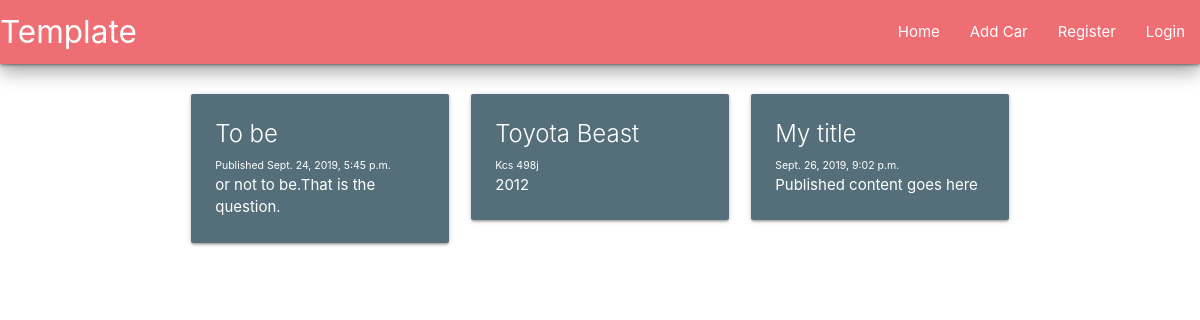
The page / on the database its author committed.
### main/models.py (models this page shows)
class Tutorials(models.Model):
    tutorial_title = models.CharField(max_length=200)
    tutorial_content = models.TextField()
    tutorial_published = models.DateTimeField("date published",default=datetime.now())

class Vehicles(models.Model):
    vehicle_name = models.CharField(max_length=20)
    reg_no = models.TextField()
    yom = models.IntegerField()

class Essays(models.Model):
    essay_title = models.CharField(max_length=200)
    essay_content = models.TextField()
    essay_published = models.DateTimeField("date published",default=datetime.now())

### main/views.py (the view)
# urls.py: path('', views.homepage, name="homepage"),
def homepage(request):
    return render(request = request,
    template_name='main/home.html',
    context = {"tutorials":Tutorials.objects.all,"vehicles":Vehicles.objects.all,"essays":Essays.objects.all})

### main/templates/main/home.html (shortened to what this page needs)
{%extends 'main/header.html'%}
{%block content%}
<div class="row">
    {% for tut in tutorials %}
        <div class="col s12 m6 l4">
          <div class="card blue-grey darken-1 hoverable">
            <div class="card-content white-text">
              <span class="card-title">{{tut.tutorial_title}}</span>
              <p style="font-size:70%">Published {{tut.tutorial_published}}</p>
              <p>{{tut.tutorial_content|safe}}</p>
            </div>
          </div>
        </div>
    {% endfor %}
    {% for car in vehicles %}
        <div class="col s12 m6 l4">
          <div class="card blue-grey darken-1 hoverable">
            <div class="card-content white-text">
              <span class="card-title">{{car.vehicle_name}}</span>
              <p style="font-size:70%"> {{car.reg_no}}</p>
              <p>{{car.yom|safe}}</p>
            </div>
          </div>
        </div>
    {% endfor %}
    {% for ess in essays %}
        <div class="col s12 m6 l4">
          <div class="card blue-grey darken-1 hoverable">
            <div class="card-content white-text">
              <span class="card-title">{{ess.essay_title}}</span>
              <p style="font-size:70%"> {{ess.essay_published}}</p>
              <p>Published {{ess.essay_content}}</p>
            </div>
          </div>
        </div>
    {% endfor %}
{%endblock%}

### main/templates/main/header.html (shortened to what this page needs)
<head>
    {% load static %}
    <link rel="stylesheet" href="https://cdnjs.cloudflare.com/ajax/libs/materialize/1.0.0/css/materialize.min.css">
</head>
<body>
{%include "main/includes/navbar.html"%}
    <div class="container">
  <br>
    {% block content %}
    {% endblock %}
  </div>
</body>

### main/templates/main/includes/navbar.html
<nav>
    <div class="nav-wrapper hoverable">
      <a href="/" class="brand-logo">Template</a>
      <ul id="nav-mobile" class="right hide-on-med-and-down">
        <li><a href="/">Home</a></li>
        <li><a href="/add_user/">Add Car</a></li>
        {% if user.is_authenticated %}
          <li><a href="#">{{user.username}}</a></li>
          <li><a href="#">Logout</a></li>
        {% else %}
          <li><a href="/register/">Register</a></li>
          <li><a href="#">Login</a></li>
        {% endif %}
      </ul>
    </div>
  </nav>

### rows shown on the page
Tutorials: tutorial_title "To be", tutorial_published "Sept. 24, 2019, 5:45 p.m.", tutorial_content "or not to be.That is the question."
Vehicles: vehicle_name "Toyota Beast", reg_no "Kcs 498j", yom "2012"
Essays: essay_title "My title", essay_published "Sept. 26, 2019, 9:02 p.m.", essay_content "content goes here"
